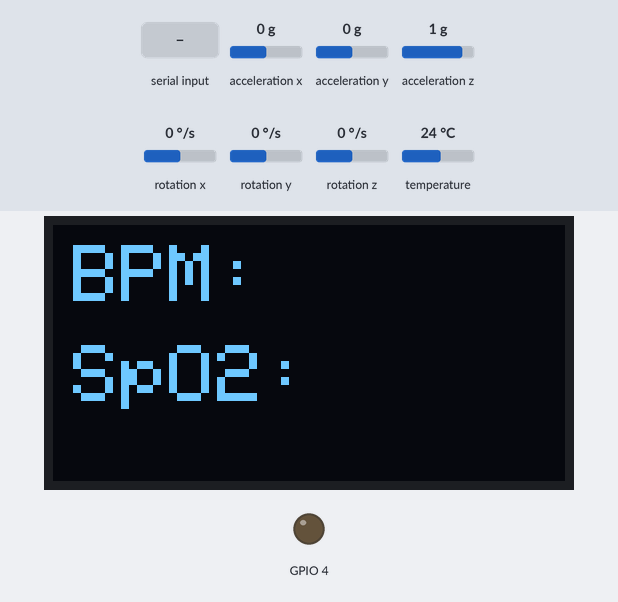
Bench run of a sketch on a simulated ESP32. Parts: 128×64 one-colour display, output pins drawn as LEDs (lit = HIGH). Inputs (shaded band) come from the test bench; at power-on: acceleration x 0 g, acceleration y 0 g, acceleration z 1 g, rotation x 0 °/s, rotation y 0 °/s, rotation z 0 °/s, temperature 24 °C. WiFi joins after 1.5 s; servers stay silent unless stated; uploads are accepted with an empty reply; what the sketch prints to the serial monitor is not drawn.

Above: at 3.2 s.

The sketch:

Fall3.0.ino
```cpp
#include <WiFi.h>
#include <HTTPClient.h>
#include <ArduinoJson.h>
#include <Adafruit_GFX.h>
#include <Adafruit_SH110X.h>
#include <Adafruit_MPU6050.h>
#include <Adafruit_Sensor.h>

HardwareSerial mySerial(1); // Use UART1 or UART2
String readString;
String bpm;
String spo2;
String hrv;
int ind1;
int ind2;
int ind3;
char c;

const char* ssid = "OnePlus 11R 5G";  // Replace with your network credentials
const char* password = "v4b8zmi3";
const char* serverUrl = "http://192.168.245.239:5000/predict";  // Flask server IP

//For display
#define OLED_RESET -1
Adafruit_SH1106G display = Adafruit_SH1106G(128,64, &Wire, OLED_RESET); /* Object of class Adafruit_SSD1306 */


//For accelarometer
Adafruit_MPU6050 mpu;
const float ACCEL_THRESHOLD = 10.0; // m/s^2

void setup() {
  Serial.begin(9600);
  mySerial.begin(9600, SERIAL_8N1, 16, 17); // RX, TX pins
  pinMode(4,OUTPUT);
  digitalWrite(4,LOW);
  display.begin(0x3C,true);/* Initialize display with address 0x3C */
  display.clearDisplay(); /* Clear display */
  display.setTextColor(SH110X_WHITE);
  display.setTextSize(2);
  display.setCursor(5,5);
  display.print("BPM:");
  display.setCursor(5,30);
  display.print("SpO2:");
  display.display();

  Wire.begin(21, 22);

  WiFi.begin(ssid, password);
  // Wait for connection
  while (WiFi.status() != WL_CONNECTED) {
    delay(1000);
    Serial.println("Connecting to WiFi...");
  }
  Serial.println("Connected to WiFi");

  // Try to initialize!
  if (!mpu.begin()) {
    Serial.println("Failed to find MPU6050 chip");
    while (1) {
      delay(10);
    }
  }
  //setupt motion detection
  mpu.setHighPassFilter(MPU6050_HIGHPASS_0_63_HZ);
  mpu.setMotionDetectionThreshold(1);
  mpu.setMotionDetectionDuration(20);
  mpu.setInterruptPinLatch(true);	// Keep it latched.  Will turn off when reinitialized.
  mpu.setInterruptPinPolarity(true);
  mpu.setMotionInterrupt(true);
}


void loop() {
  digitalWrite(4,LOW);
  if (mySerial.available() > 0) {
    // Read the incoming data
    readString = mySerial.readStringUntil('\n');
    ind1 = readString.indexOf(','); //finds location of first ,
    bpm = readString.substring(0, ind1); //captures first data String
    ind2 = readString.indexOf(';'); //finds location of second ,
    spo2 = readString.substring(ind1+1, ind2); //captures second data String
    ind3 = readString.indexOf('|');
    hrv = readString.substring(ind2+1, ind3);
  }
    float acc = suddenAccelaration();
    Serial.print(bpm);
    Serial.print(",");
    Serial.print(hrv);
    Serial.print(",");
    Serial.print(spo2);
    Serial.print(",");
    Serial.println(acc);

    String x = sendDataToServer(hrv.toFloat(),spo2.toFloat(),acc);
    c=x[5];
    Serial.println(c);
    int z = (spo2.toFloat()==0.0)&&(acc==0.0);
  if(c=='0'){
    display.clearDisplay(); /* Clear display */
    display.setTextColor(SH110X_WHITE);
    display.setTextSize(2); /* Select font size of text. Increases with size of argument. */
    display.setCursor(5,5);
    display.print("BPM:");
    display.println(bpm);
    display.setCursor(5,30);
    display.print("SpO2:");
    display.println(spo2);
    display.display();
  }
  else if(c =='1'){
    display.clearDisplay(); /* Clear display */
    display.setTextColor(SH110X_WHITE);
    display.setTextSize(2); /* Select font size of text. Increases with size of argument. */
    display.setCursor(20,5);
    display.println("Motion");
    display.setCursor(20,30);
    display.println("Detetcted");
    display.display();
  }
  else if(c=='2' && !z){
    display.clearDisplay(); /* Clear display */
    display.setTextColor(SH110X_WHITE);
    display.setTextSize(2); /* Select font size of text. Increases with size of argument. */
    display.setCursor(20,5);
    display.println("Fall");
    display.setCursor(20,30);
    display.println("Detected");
    display.display();
    digitalWrite(4,HIGH);
    delay(500);
  }

}

float suddenAccelaration(){
   // Read acceleration values from the sensor
  sensors_event_t a,g,temp;
  mpu.getEvent(&a,&g,&temp);

  // Calculate the magnitude of the acceleration vector
  float accel_x = a.acceleration.x;
  float accel_y = a.acceleration.y;
  float accel_z = a.acceleration.z;

  // Check if acceleration exceeds the threshold on any axis
  if (abs(accel_x) > ACCEL_THRESHOLD || abs(accel_y) > ACCEL_THRESHOLD || abs(accel_z) > ACCEL_THRESHOLD) {
    return 1.0;
  }
  else{
    return 0.0;
  }
}
String sendDataToServer(float hrv,float spo2,float acc) {
  String response;
  if (WiFi.status() == WL_CONNECTED) {
    HTTPClient http;

    // Specify the server URL
    http.begin(serverUrl);
    http.addHeader("Content-Type", "application/json");  // Specify content-type header

    // Create JSON object with an array
    StaticJsonDocument<200> jsonDoc;

    // Create the array to match the format {"input": [ 93.960, 82.700, 1.0]}
    JsonArray inputArray = jsonDoc.createNestedArray("input");
    inputArray.add(hrv);  // Second value
    inputArray.add(spo2);  // Third value
    inputArray.add(acc);     // Fourth value

    // Serialize JSON to string
    String jsonData;
    serializeJson(jsonDoc, jsonData);

    // Send HTTP POST request
    int httpResponseCode = http.POST(jsonData);

    if (httpResponseCode > 0) {
      response = http.getString();  // Get the response from the server

    } else {
      Serial.println("Error in sending POST request: " + String(httpResponseCode));
    }
    // End the HTTP connection
    http.end();
  } else {
    Serial.println("WiFi Disconnected");
  }
  return response;
}
```
